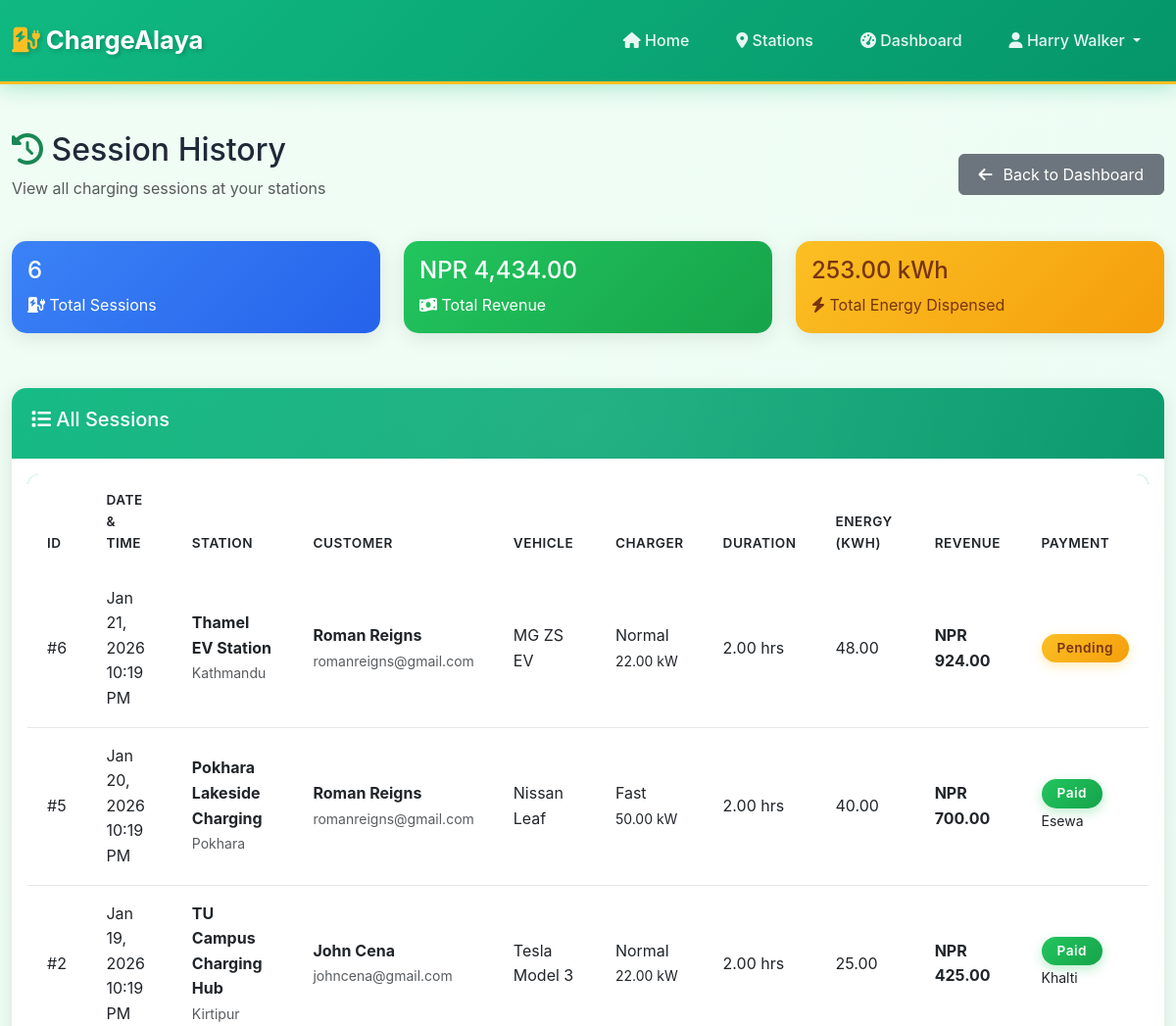
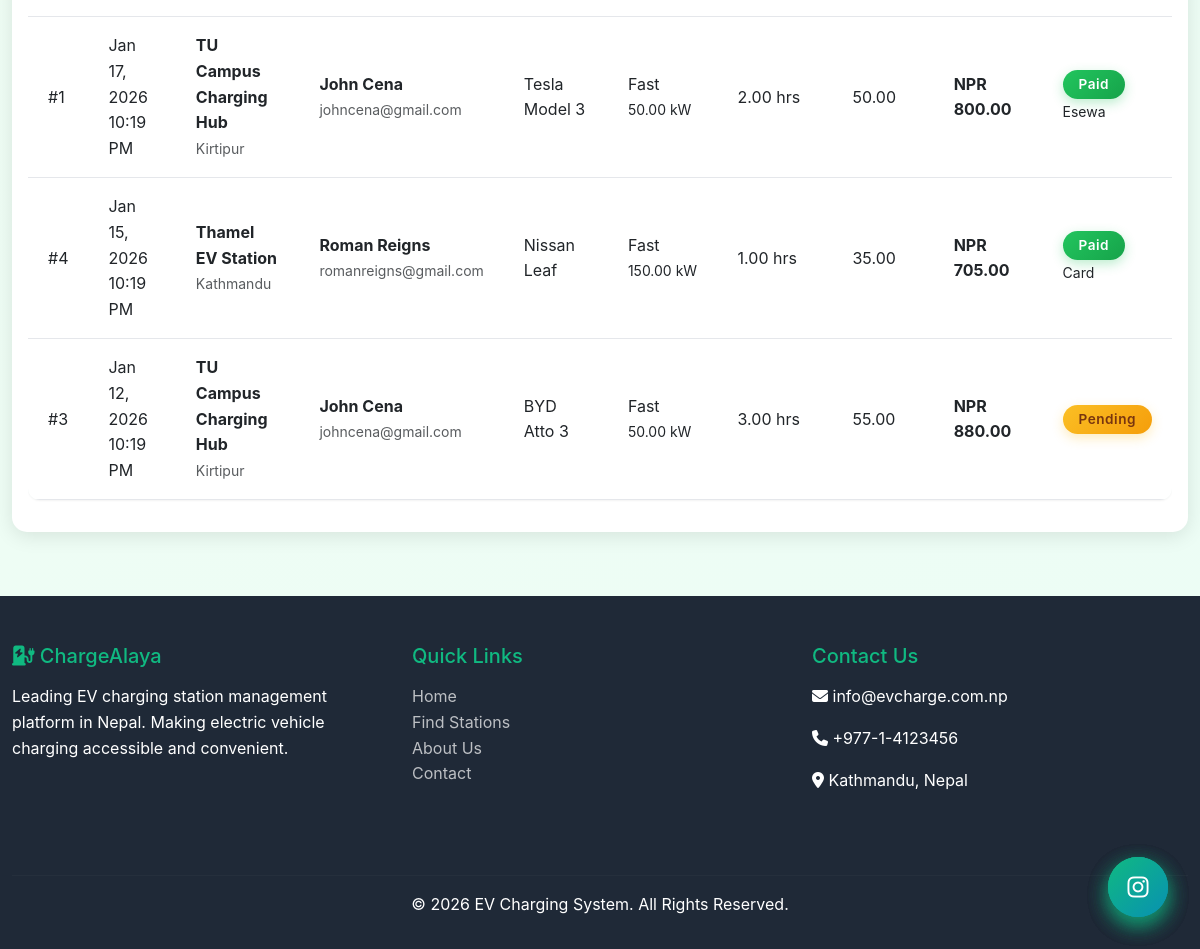
Page /station_owner/session_history.php (signed in) on the committed database (2 pictures, top to bottom).
### tables this page shows
CREATE TABLE `charging_sessions` (
  `session_id` int(11) NOT NULL,
  `user_id` int(11) NOT NULL,
  `vehicle_id` int(11) NOT NULL,
  `charger_id` int(11) NOT NULL,
  `start_time` datetime NOT NULL,
  `end_time` datetime DEFAULT NULL,
  `energy_used_kwh` decimal(10,2) DEFAULT NULL,
  `cost` decimal(10,2) DEFAULT NULL,
  `session_status` char(10) NOT NULL DEFAULT 'completed'
);

CREATE TABLE `charging_stations` (
  `station_id` int(11) NOT NULL,
  `station_name` varchar(200) NOT NULL,
  `user_id` int(11) NOT NULL,
  `address` text NOT NULL,
  `city` varchar(100) DEFAULT NULL,
  `province` varchar(100) DEFAULT NULL,
  `latitude` decimal(10,8) DEFAULT NULL,
  `longitude` decimal(11,8) DEFAULT NULL,
  `operating_hours` varchar(100) DEFAULT NULL,
  `status` enum('online','offline','under_maintenance') DEFAULT 'online'
);

CREATE TABLE `users` (
  `user_id` int(11) NOT NULL,
  `first_name` varchar(100) NOT NULL,
  `last_name` varchar(100) NOT NULL,
  `email` varchar(255) NOT NULL,
  `password_hash` varchar(255) NOT NULL,
  `phone` varchar(10) NOT NULL,
  `role` enum('admin','station_owner','ev_owner') NOT NULL DEFAULT 'ev_owner',
  `status` enum('active','blocked') DEFAULT 'active',
  `created_at` timestamp NOT NULL DEFAULT current_timestamp()
);

CREATE TABLE `vehicles` (
  `vehicle_id` int(11) NOT NULL,
  `user_id` int(11) NOT NULL,
  `brand` varchar(100) NOT NULL,
  `model` varchar(100) NOT NULL,
  `battery_capacity_kwh` decimal(6,2) DEFAULT NULL,
  `connector_type` varchar(50) DEFAULT NULL,
  `license_plate` varchar(50) DEFAULT NULL,
  `manufacturing_year` int(11) DEFAULT NULL
);

CREATE TABLE `chargers` (
  `charger_id` int(11) NOT NULL,
  `station_id` int(11) NOT NULL,
  `charger_type` enum('fast','normal') NOT NULL,
  `max_power_kw` decimal(6,2) NOT NULL,
  `connector_type` varchar(50) DEFAULT NULL,
  `status` enum('available','in_use','maintenance') DEFAULT 'available'
);

CREATE TABLE `payments` (
  `payment_id` int(11) NOT NULL,
  `session_id` int(11) NOT NULL,
  `user_id` int(11) NOT NULL,
  `amount` decimal(10,2) NOT NULL,
  `payment_method` enum('esewa','khalti','card','cash','pending') DEFAULT 'pending',
  `transaction_time` datetime DEFAULT current_timestamp(),
  `payment_status` enum('pending','paid') DEFAULT 'pending'
);

### partials/functions.php (called while the page is built, shortened)
<?php
function formatCurrency($amount) {
    return 'NPR ' . number_format($amount, 2);
}
function formatDateTime($datetime) {
    return date('M d, Y h:i A', strtotime($datetime));
}
?>

### station_owner/session_history.php (the view, shortened to what this page needs)
<?php
include '../partials/header.php';
$db = new Database();
$conn = $db->connect();
$user_id = $_SESSION['user_id'];
$query = "SELECT cs_session.*,
          cst.station_name, cst.city,
          c.charger_type, c.max_power_kw,
          v.brand, v.model,
          u.first_name, u.last_name, u.email, u.phone,
          p.payment_status, p.payment_method
          FROM charging_sessions cs_session
          JOIN chargers c ON cs_session.charger_id = c.charger_id
          JOIN charging_stations cst ON c.station_id = cst.station_id
          JOIN vehicles v ON cs_session.vehicle_id = v.vehicle_id
          JOIN users u ON cs_session.user_id = u.user_id
          LEFT JOIN payments p ON cs_session.session_id = p.session_id
          WHERE cst.user_id = $user_id
          ORDER BY cs_session.start_time DESC";
$sessions = $conn->query($query);
$total_sessions = $sessions->num_rows;
$total_revenue = 0;
$total_energy = 0;
if ($total_sessions > 0) {
    $sessions->data_seek(0);
    while ($session = $sessions->fetch_assoc()) {
        $total_revenue += $session['cost'];
        $total_energy += $session['energy_used_kwh'];
    }
}
?>
<div class="container my-5">
    <div class="d-flex justify-content-between align-items-center mb-4">
        <div>
            <h2><i class="fas fa-history text-success"></i> Session History</h2>
            <p class="text-muted">View all charging sessions at your stations</p>
        </div>
        <a href="dashboard.php" class="btn btn-secondary">
            <i class="fas fa-arrow-left"></i> Back to Dashboard
        </a>
    </div>
    <div class="row mb-4">
        <div class="col-md-4">
            <div class="card bg-primary text-white">
                <div class="card-body">
                    <h4><?php echo $total_sessions; ?></h4>
                    <p class="mb-0"><i class="fas fa-charging-station"></i> Total Sessions</p>
                </div>
            </div>
        </div>
        <div class="col-md-4">
            <div class="card bg-success text-white">
                <div class="card-body">
                    <h4><?php echo formatCurrency($total_revenue); ?></h4>
                    <p class="mb-0"><i class="fas fa-money-bill-wave"></i> Total Revenue</p>
                </div>
            </div>
        </div>
        <div class="col-md-4">
            <div class="card bg-warning text-white">
                <div class="card-body">
                    <h4><?php echo number_format($total_energy, 2); ?> kWh</h4>
                    <p class="mb-0"><i class="fas fa-bolt"></i> Total Energy Dispensed</p>
                </div>
            </div>
        </div>
    </div>
    <?php if ($total_sessions > 0): ?>
        <div class="card">
            <div class="card-header">
                <h5><i class="fas fa-list"></i> All Sessions</h5>
            </div>
            <div class="card-body">
                <div class="table-responsive">
                    <table class="table table-custom" id="sessionsTable">
                        <thead>
                            <tr>
                                <th>ID</th>
                                <th>Date & Time</th>
                                <th>Station</th>
                                <th>Customer</th>
                                <th>Vehicle</th>
                                <th>Charger</th>
                                <th>Duration</th>
                                <th>Energy (kWh)</th>
                                <th>Revenue</th>
                                <th>Payment</th>
                            </tr>
                        </thead>
                        <tbody>
                            <?php
                            $sessions->data_seek(0);
                            while ($session = $sessions->fetch_assoc()):
                                $duration = 0;
                                if ($session['end_time']) {
                                    $duration = (strtotime($session['end_time']) - strtotime($session['start_time'])) / 3600;
                                }
                            ?>
                                <tr>
                                    <td>#<?php echo $session['session_id']; ?></td>
                                    <td><?php echo formatDateTime($session['start_time']); ?></td>
                                    <td>
                                        <strong><?php echo htmlspecialchars($session['station_name']); ?></strong><br>
                                        <small class="text-muted"><?php echo htmlspecialchars($session['city']); ?></small>
                                    </td>
                                    <td>
                                        <strong><?php echo htmlspecialchars($session['first_name'] . ' ' . $session['last_name']); ?></strong><br>
                                        <small class="text-muted"><?php echo htmlspecialchars($session['email']); ?></small>
                                    </td>
                                    <td><?php echo htmlspecialchars($session['brand'] . ' ' . $session['model']); ?></td>
                                    <td>
                                        <?php echo ucfirst($session['charger_type']); ?><br>
                                        <small><?php echo $session['max_power_kw']; ?> kW</small>
                                    </td>
                                    <td><?php echo number_format($duration, 2); ?> hrs</td>
                                    <td><?php echo number_format($session['energy_used_kwh'], 2); ?></td>
                                    <td><strong><?php echo formatCurrency($session['cost']); ?></strong></td>
                                    <td>
                                        <?php
                                        if ($session['payment_status'] === 'paid') {
                                            echo '<span class="badge bg-success">Paid</span><br>';
                                            echo '<small>' . ucfirst($session['payment_method']) . '</small>';
                                        } elseif ($session['payment_status'] === 'failed') {
                                            echo '<span class="badge bg-danger">Failed</span>';
                                        } else {
                                            echo '<span class="badge bg-warning">Pending</span>';
                                        }
                                        ?>
                                    </td>
                                </tr>
                            <?php endwhile; ?>
                        </tbody>
                    </table>
                </div>
            </div>
        </div>
    <?php endif; ?>
</div>
<?php
include '../partials/footer.php';
?>

### assets/css/main.css (style rules this page uses)
:root { --primary-color: #10b981; --primary-dark: #059669; --primary-light: #34d399; --secondary-color: #3b82f6; --accent-blue: #0ea5e9; --accent-cyan: #06b6d4; --danger-color: #ef4444; --warning-color: #f59e0b; --success-color: #10b981; --info-color: #3b82f6; --dark-color: #1f2937; --darker-color: #111827; --light-color: #f9fafb; --gray-color: #6b7280; --gray-light: #e5e7eb; --border-color: #d1d5db; --electric-blue: #0891b2; --battery-green: #22c55e; --charging-yellow: #fbbf24; --shadow-sm: 0 1px 2px 0 rgba(0, 0, 0, 0.05); --shadow-md: 0 4px 6px -1px rgba(0, 0, 0, 0.1); --shadow-lg: 0 10px 15px -3px rgba(0, 0, 0, 0.1); --shadow-xl: 0 20px 25px -5px rgba(0, 0, 0, 0.1); }
* { margin: 0; padding: 0; box-sizing: border-box; }
body { font-family: 'Inter', 'Segoe UI', Tahoma, Geneva, Verdana, sans-serif; line-height: 1.6; color: #1f2937; background: linear-gradient(135deg, #f0fdf4 0%, #ecfdf5 100%); min-height: 100vh; }
html { scroll-behavior: smooth; }
.container { max-width: 1200px; }
.card { border: none; border-radius: 15px; box-shadow: 0 5px 15px rgba(0,0,0,0.08); transition: all 0.3s ease; margin-bottom: 2rem; }
.card-header { background: linear-gradient(135deg, var(--primary-color) 0%, var(--primary-dark) 100%); color: white; border-radius: 15px 15px 0 0 !important; padding: 1.25rem; font-weight: 600; font-size: 1.1rem; }
.table-custom { background: white; border-radius: 10px; overflow: hidden; box-shadow: 0 2px 10px rgba(0,0,0,0.05); }
.table-custom thead { background: linear-gradient(135deg, var(--primary-color) 0%, var(--primary-dark) 100%); color: white; }
.table-custom thead th { border: none; padding: 1rem; font-weight: 600; }
.table-custom tbody td { padding: 1rem; vertical-align: middle; }
.table-custom { background: white; border-radius: 12px; overflow: hidden; box-shadow: var(--shadow-sm); }
.table-custom thead th { border: none; padding: 1rem 1.25rem; font-weight: 600; text-transform: uppercase; font-size: 0.85rem; letter-spacing: 0.5px; }
.table-custom tbody tr { transition: all 0.2s ease; }
.table-custom tbody td { padding: 1rem 1.25rem; vertical-align: middle; border-bottom: 1px solid var(--gray-light); }
.badge { padding: 0.5rem 1rem; border-radius: 50px; font-weight: 600; font-size: 0.85rem; display: inline-flex; align-items: center; gap: 0.5rem; }
.bg-success { background: linear-gradient(135deg, #22c55e 0%, #16a34a 100%) !important; box-shadow: 0 4px 12px rgba(34, 197, 94, 0.3); }
.bg-warning { background: linear-gradient(135deg, #fbbf24 0%, #f59e0b 100%) !important; box-shadow: 0 4px 12px rgba(251, 191, 36, 0.3); color: #78350f !important; }
.bg-primary { background: linear-gradient(135deg, #3b82f6 0%, #2563eb 100%) !important; box-shadow: 0 4px 12px rgba(59, 130, 246, 0.3); }
.table-custom tbody tr { transition: all 0.3s ease; animation: fadeInScale 0.5s ease-out; }
.table-custom tbody tr:nth-child(even) { background-color: rgba(16, 185, 129, 0.05); }
.badge { animation: bounceIn 0.5s ease-out; font-weight: 600; padding: 0.5rem 1rem; letter-spacing: 0.5px; }
.card { transition: all 0.4s cubic-bezier(0.175, 0.885, 0.32, 1.275); border: none; animation: fadeInScale 0.6s ease-out; }
.card-header { background: linear-gradient(135deg, #10b981 0%, #059669 100%); border: none; position: relative; overflow: hidden; }
.card-header::after { content: ''; position: absolute; top: -50%; right: -50%; width: 200%; height: 200%; background: radial-gradient(circle, rgba(255,255,255,0.1) 0%, transparent 70%); animation: shimmer 3s linear infinite; }
.btn-secondary, a.btn-secondary, button.btn-secondary { padding: 0.5rem 1.25rem !important; }
.btn-secondary i.fas { margin-right: 0.5rem; }
.btn i.fas, .btn i.far { margin-right: 0.4rem; }

### assets/css/view_receipt.css (style rules this page uses)
@media screen { .card { box-shadow: 0 4px 20px rgba(0,0,0,0.1); } }

### rows in the picture
charging_sessions: session_id "6", start_time "Jan 21, 2026 10:19 PM", charging_stations.station_name "Thamel EV Station", charging_stations.city "Kathmandu", user.last_name "Roman Reigns", user.email "romanreigns@gmail.com", vehicle.model "MG ZS EV", charger.charger_type "Normal", charger.max_power_kw "22.00", duration "2.00", energy_used_kwh "48.00", cost "NPR 924.00", shows "Pending"
charging_sessions: session_id "5", start_time "Jan 20, 2026 10:19 PM", charging_stations.station_name "Pokhara Lakeside Charging", charging_stations.city "Pokhara", user.last_name "Roman Reigns", user.email "romanreigns@gmail.com", vehicle.model "Nissan Leaf", charger.charger_type "Fast", charger.max_power_kw "50.00", duration "2.00", energy_used_kwh "40.00", cost "NPR 700.00", payments.payment_method "Esewa"
charging_sessions: session_id "2", start_time "Jan 19, 2026 10:19 PM", charging_stations.station_name "TU Campus Charging Hub", charging_stations.city "Kirtipur", user.last_name "John Cena", user.email "johncena@gmail.com", vehicle.model "Tesla Model 3", charger.charger_type "Normal", charger.max_power_kw "22.00", duration "2.00", energy_used_kwh "25.00", cost "NPR 425.00", payments.payment_method "Khalti"
charging_sessions: session_id "1", start_time "Jan 17, 2026 10:19 PM", charging_stations.station_name "TU Campus Charging Hub", charging_stations.city "Kirtipur", user.last_name "John Cena", user.email "johncena@gmail.com", vehicle.model "Tesla Model 3", charger.charger_type "Fast", charger.max_power_kw "50.00", duration "2.00", energy_used_kwh "50.00", cost "NPR 800.00", payments.payment_method "Esewa"
charging_sessions: session_id "4", start_time "Jan 15, 2026 10:19 PM", charging_stations.station_name "Thamel EV Station", charging_stations.city "Kathmandu", user.last_name "Roman Reigns", user.email "romanreigns@gmail.com", vehicle.model "Nissan Leaf", charger.charger_type "Fast", charger.max_power_kw "150.00", duration "1.00", energy_used_kwh "35.00", cost "NPR 705.00", payments.payment_method "Card"
charging_sessions: session_id "3", start_time "Jan 12, 2026 10:19 PM", charging_stations.station_name "TU Campus Charging Hub", charging_stations.city "Kirtipur", user.last_name "John Cena", user.email "johncena@gmail.com", vehicle.model "BYD Atto 3", charger.charger_type "Fast", charger.max_power_kw "50.00", duration "3.00", energy_used_kwh "55.00", cost "NPR 880.00", shows "Pending"

### other values in the picture
$_SESSION['name'] "Harry Walker"
$total_sessions "6"
formatCurrency($total_revenue) "NPR 4,434.00"
$total_energy "253.00"
